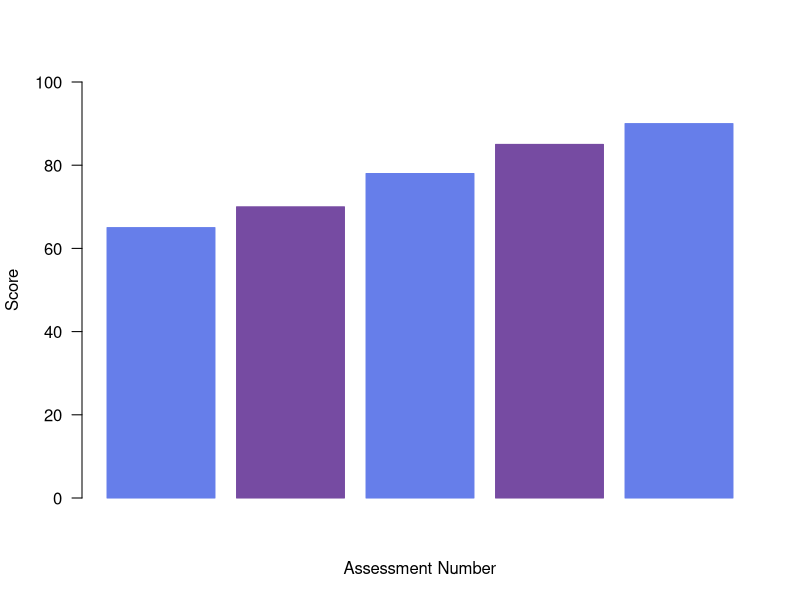

The R script that drew this image:
## ---- chunk 1
scores <- c(65, 70, 78, 85, 90)

barplot(
  scores,
  main = "",
  xlab = "Assessment Number",
  ylab = "Score",
  col = c("#667eea", "#764ba2", "#667eea", "#764ba2", "#667eea"),
  border = c("#667eea", "#764ba2", "#667eea", "#764ba2", "#667eea"),
  ylim = c(0, 100),
  las = 1
)
